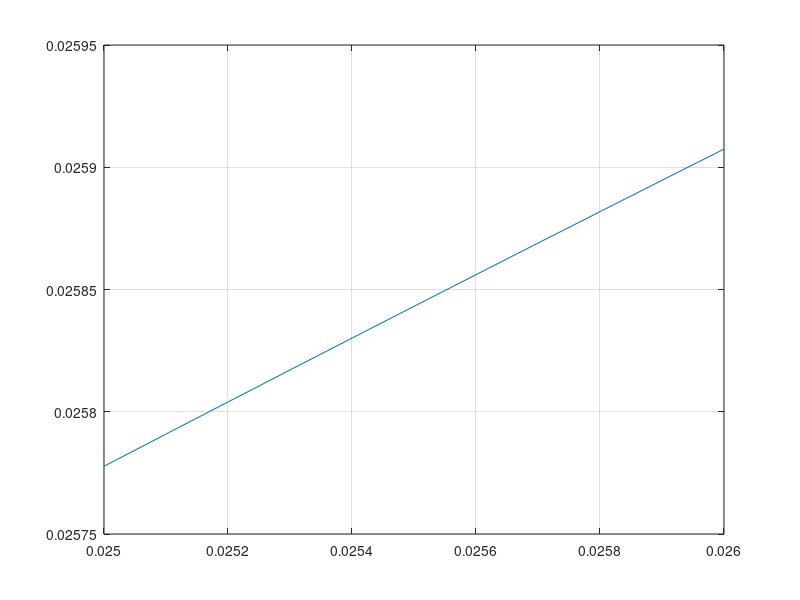

Reproduce this figure in MATLAB.
clc;clear all;
%Parte A
j=[0.025:0.0001:0.026];
DI=0.66*(1e-32*(j.^4.75)+8.3e-31*(j.^3.2)).^0.04;
plot(j,DI);
grid;
%%%
g=9.81;
D=0.0221;
h=10.4;
L=7;
A=sqrt((g*D*h)/L);
%-------------
B=log10(1.80e-5+3.4e-4);
%Valor del caudal PARTE B
Q=-2.22*(D^2)*A*B;
%Valor caudal PARTE C
h1=44.54;
F=sqrt((g*D*h1)/L);
G=log10(1.80e-5+1.7e-4);
Q2=-2.22*(D^2)*F*G;



